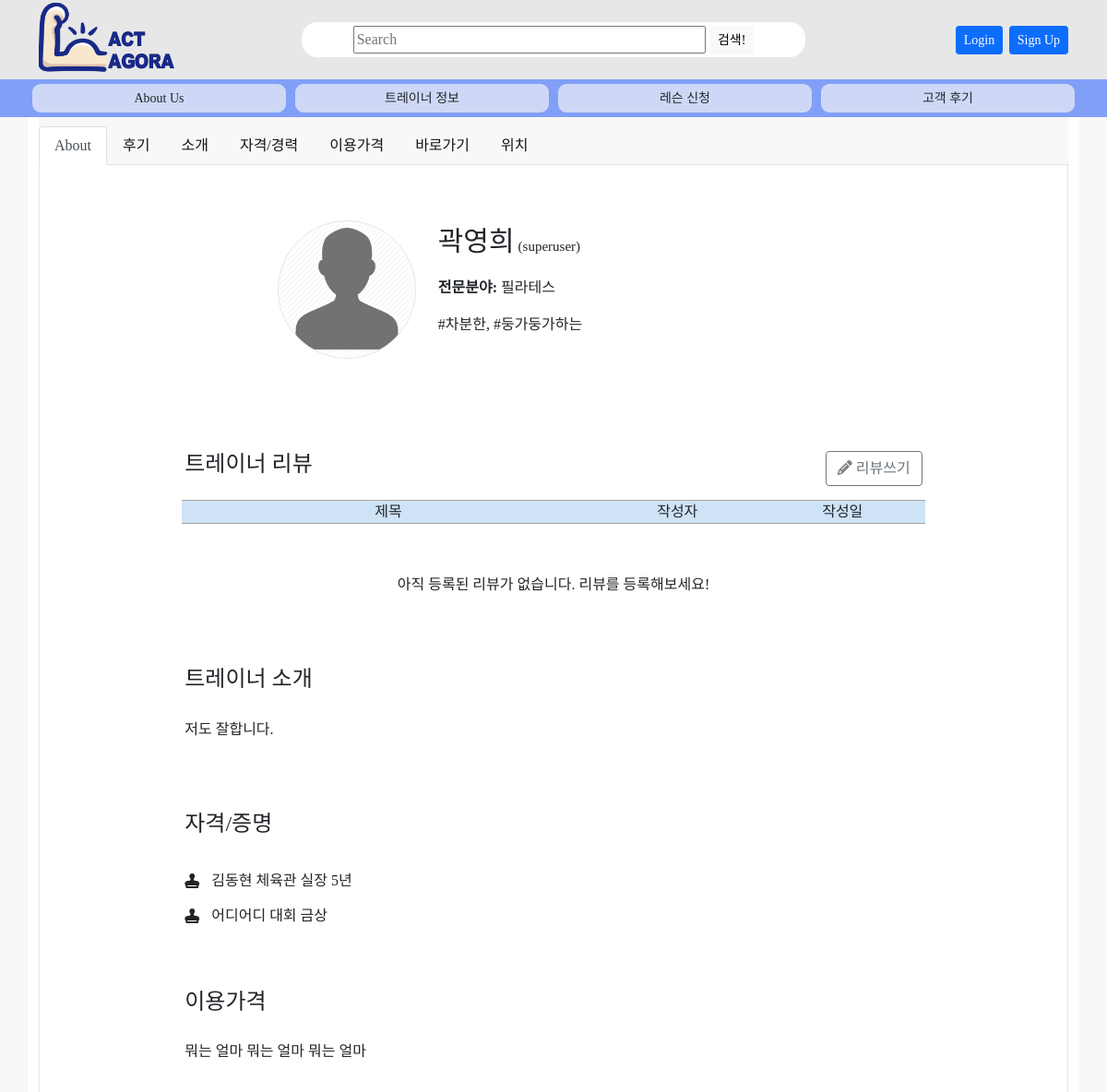
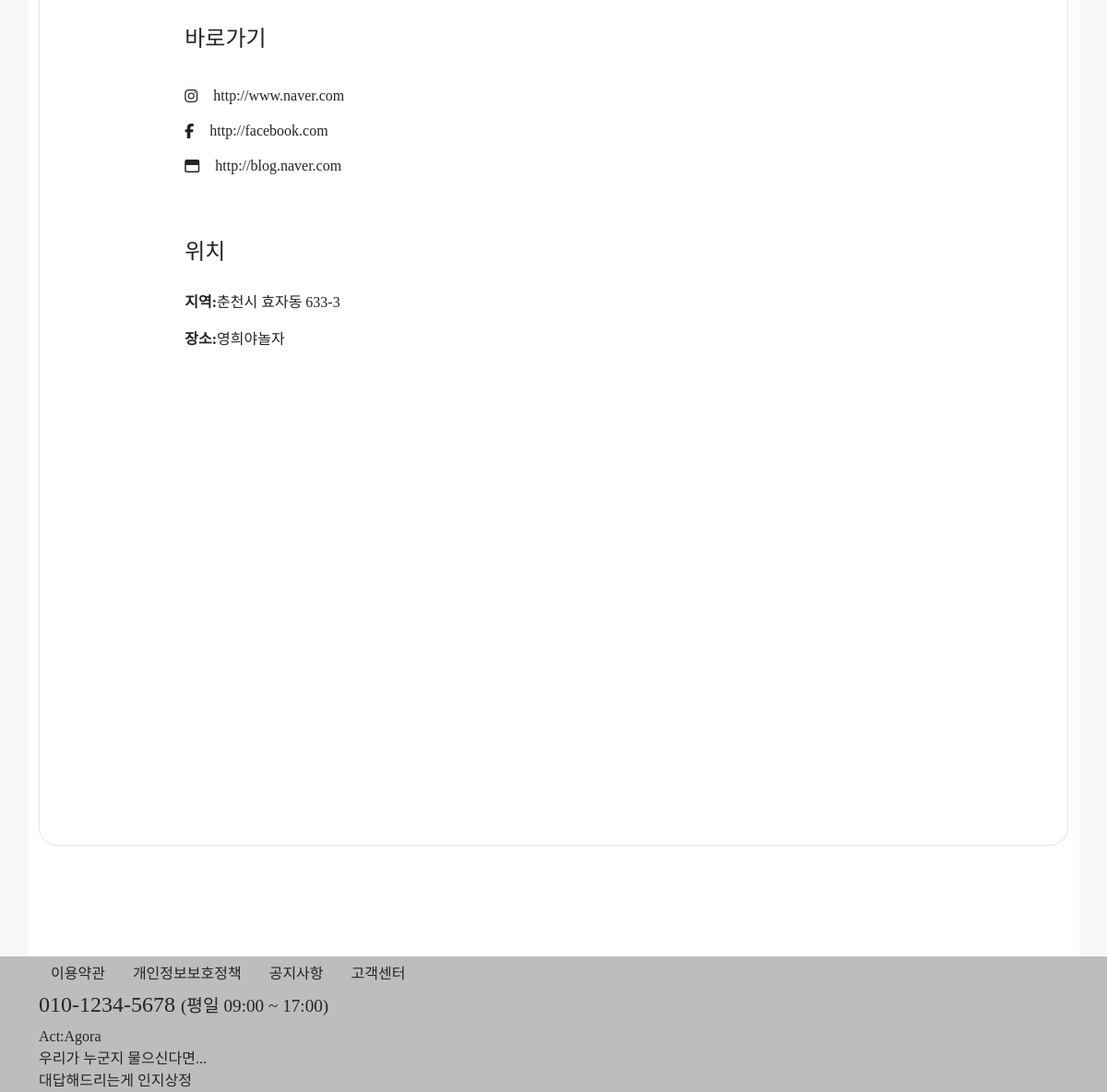
Page /trainer/31 on the committed database (2 pictures, top to bottom).
### trainer/models.py (models this page shows, shortened)
class Trainer(models.Model):
    writer = models.ForeignKey(settings.AUTH_USER_MODEL, null=True, blank=True, on_delete=models.CASCADE, verbose_name='작성자')
    name = models.CharField(max_length=10, verbose_name='이름')
    genretext = models.CharField(max_length=200, null=True)
    genre = models.ManyToManyField(Genre, blank=True, verbose_name='장르')
    address = models.CharField(max_length=40, null=True, verbose_name='지역')
    place = models.CharField(max_length=40, null=True, verbose_name='장소')
    summary = models.TextField(null=True, blank=True)
    tagtext = models.CharField(max_length=200, null=True, blank=True)
    hashtag = models.ManyToManyField(Hashtag, blank=True)
    image = ProcessedImageField(
        upload_to=get_profile_image_path, processors=[ResizeToFill(width=500, height=500, upscale=False)],
        null=True, blank=True,
        format='JPEG', options={'quality': 90}, verbose_name="프로필 이미지"
    )
    imagename = models.CharField(max_length=64, null=True, blank=True, verbose_name='이미지파일')
    cert1, cert2, cert3, cert4, cert5, cert6, cert7, cert8, cert9, cert10 = [
        models.CharField(max_length=40, null=True, blank=True) for i in range(10)
    ]
    certimg1, certimg2, certimg3, certimg4, certimg5, certimg6, certimg7, certimg8, certimg9, certimg10 = [
        ProcessedImageField(
            upload_to=get_profile_image_path, processors=[Resize(width=500, height=None, upscale=False)],
            null=True, blank=True, format='JPEG', options={'quality': 90}
        ) for i in range(10)
    ]
    sns1, sns2, sns3, sns4, sns5 = [
        models.CharField(max_length=256, null=True, blank=True) for i in range(5)
    ]
    def display_genre(self):
        """Create a string for the Genre. This is required to display genre in Admin."""
        return ', '.join(genre.name for genre in self.genre.all()[:3])
    display_genre.short_description = 'Genre'
    class Meta:
        db_table = '트레이너'
        verbose_name = '트레이너'
        verbose_name_plural = '트레이너'

class Genre(models.Model):
    name = models.CharField(max_length=200, help_text='Enter a class genre (e.g. PT, yoga, pilates')
    def __str__(self):
        return self.name

class Hashtag(models.Model):
    name = models.CharField(max_length=20, unique=True, help_text='Enter a feature of trainer.')
    def __str__(self):
        return self.name

### accounts/models.py (models this page shows)
class User(AbstractBaseUser, PermissionsMixin):
    objects = UserManager()
    user_id = models.CharField(max_length=17, verbose_name="아이디", unique=True)
    password = models.CharField(max_length=256, verbose_name="비밀번호")
    email = models.EmailField(max_length=128, verbose_name="이메일", null=True, unique=True)
    hp = models.IntegerField(verbose_name="핸드폰번호", null=True, unique=True)
    name = models.CharField(max_length=8, verbose_name="이름", null=True)
    level = models.CharField(choices=LEVEL_CHOICES, max_length=18, verbose_name="등급", default=3)
    auth = models.CharField(max_length=10, verbose_name="인증번호", null=True)
    date_joined = models.DateTimeField(auto_now_add=True, verbose_name='가입일', null=True, blank=True)
    is_active = models.BooleanField(default=True)
    is_admin = models.BooleanField(default=False)
    is_staff = models.BooleanField(default=False)
    is_superuser = models.BooleanField(default=False)
    USERNAME_FIELD = 'user_id'
    REQUIRED_FIELDS = ['email']
    def __str__(self):
        return self.user_id
    class Meta:
        db_table = "회원목록"
        verbose_name = "사용자"
        verbose_name_plural = "사용자"

### trainer/views.py (the view)
# urls.py: path('trainer/<int:pk>', views.trainer_detail_view, name='trainer-detail'),
def trainer_detail_view(request, pk):
    trainer = get_object_or_404(Trainer, pk=pk)
    request.session['trainer_id'] = trainer.writer_id
    if request.user == trainer.writer:
        trainer_auth = True
    else:
        trainer_auth = False
    context = {
        'trainer': trainer,
        'trainer_auth': trainer_auth,
    }
    trainer_review = Review.objects.filter(trainer=trainer)
    if len(trainer_review) > 5:
        context['is_paginated'] = True
    paginator = Paginator(trainer_review, 5)
    page_numbers_range = 5
    max_index = len(paginator.page_range)
    page = request.GET.get('page')
    current_page = int(page) if page else 1
    start_index = int((current_page - 1) / page_numbers_range) * page_numbers_range
    end_index = start_index + page_numbers_range
    if end_index >= max_index:
        end_index = max_index
    page_range = paginator.page_range[start_index:end_index]
    page_obj = paginator.get_page(page)
    context['page_range'] = page_range
    context['page_obj'] = page_obj
    return render(request, 'trainer/trainer_detail.html', context)

### templates/trainer/trainer_detail.html (shortened to what this page needs)
{% extends 'base.html' %}
{% block contents %}
<nav id="nav" style="position: sticky; top: 0; padding-top: 10; background-color: #F8F8F8">
    <div class="nav nav-tabs" id="nav-tab" role="tablist">
        <a class="nav-link active" id="tab1" data-bs-toggle="tab" href="#1" role="tab" aria-controls="tab1" aria-selected="true">About</a>
        <a class="nav-link" id="tab2" data-bs-toggle="tab" href="#2" role="tab" aria-controls="tab2" aria-selected="false">후기</a>
        <a class="nav-link" id="tab3" data-bs-toggle="tab" href="#3" role="tab" aria-controls="tab3" aria-selected="false">소개</a>
        <a class="nav-link" id="tab4" data-bs-toggle="tab" href="#4" role="tab" aria-controls="tab4" aria-selected="false">자격/경력</a>
        <a class="nav-link" id="tab5" data-bs-toggle="tab" href="#5" role="tab" aria-controls="tab5" aria-selected="false">이용가격</a>
        <a class="nav-link" id="tab6" data-bs-toggle="tab" href="#6" role="tab" aria-controls="tab6" aria-selected="false">바로가기</a>
        <a class="nav-link" id="tab7" data-bs-toggle="tab" href="#7" role="tab" aria-controls="tab7" aria-selected="false">위치</a>
    </div>
</nav>
<div class="tab-content" id="nav-tabContent" style="background-color: white; border-right: 1px solid #E6E6E6; border-left: 1px solid #E6E6E6; border-bottom: 1px solid #E6E6E6; border-radius: 0px 0px 20px 20px">
    <div class="target" id="1" role="tabpanel" aria-labelledby="tab1">
        <div class="row justify-content-center">
            <div class="col-4 col-md-3" align="right">
                {% if trainer.image %}
                <img class="img-fluid" src="{{ trainer.image.url }}" style="border-radius: 75px; max-height: 150px; border: 1px solid #E6E6E6">
                {% else %}
                <img class="img-fluid" src="/static/img/profile.png" style="border-radius: 75px; max-height: 150px; border: 1px solid #E6E6E6">
                {% endif %}
            </div>
            <div class="col-8 col-md-6" style="text-align: left">
                <p><span style="font-size: 30">{{ trainer.name }}</span>
                <span style="font-size: 15">({{ trainer.writer }})</span></p>
                <p><strong>전문분야: </strong>{% for genre in trainer.genre.all %}{{ genre }}{% if not forloop.last %}, {% endif %}{% endfor %}</p>
                <p>{% for tag in trainer.hashtag.all %}#{{ tag }}{% if not forloop.last %}, {% endif %}{% endfor %}</p>
            </div>
        </div>
    </div>
    <div class="target" id="2" role="tabpanel" aria-labelledby="tab2">
        <div class="row justify-content-center">
            <div class="col-8 col-md-6">
                <h4>트레이너 리뷰</h4>
            </div>
            <div class="col-4 col-md-3" style="text-align: right">
                <a href="{% url 'review:review-new' %}"><button class="btn btn-outline-secondary"><i class="fas fa-pencil-alt" style="color: gray"></i> 리뷰쓰기</button></a>
            </div>
            <div class="row justify-content-center" style="margin-top: 15; margin-bottom: 4">
                <div class="board-top col-7 col-md-5">제목</div>
                <div class="board-top col-3 col-md-2">작성자</div>
                <div class="board-top col-2 col-md-2">작성일</div>
            </div>
            {% if page_obj %}
            {% for review in page_obj %}
            <a href="{{ review.get_absolute_url }}">
                <div class="row justify-content-center" style="margin-top: 3; margin-bottom: 3; padding: 0 10 0 10">
                    <div class="board-content col-7 col-md-5">{{ review.title }}</div>
                    <div class="board-content col-3 col-md-2" style="text-align: center">{{ review.writer }}</div>
                    <div class="board-content col-2 col-md-2" style="text-align: center">{{ review.date|date:"n월j일" }}</div>
                </div>
            </a>
            {% endfor %}
            {% else %}
            <div class="row">
                <div class="col-12" style="text-align: center; margin-top: 50">
                    <p>아직 등록된 리뷰가 없습니다. 리뷰를 등록해보세요!</p>
                </div>
            </div>
            {% endif %}
        </div>
    </div>
    <div class="target" id="3" role="tabpanel" aria-labelledby="tab3">
        <div class="row justify-content-center">
            <div class="col-12 col-md-9" style="padding-bottom: 20px">
                <h4>트레이너 소개</h4>
            </div>
            <div class="col-12 col-md-9">
                {{ trainer.summary | safe }}
            </div>
        </div>
    </div>
    <div class="target" id="4" role="tabpanel" aria-labelledby="tab4">
        <div class="row justify-content-center">
            <div class="col-12 col-md-9">
                <div style="padding-bottom: 20px">
                    <h4>자격/증명</h4>
                </div>
                {% if trainer.cert1 %}
                <div>
                    {% if trainer.certimg1 %}
                    <i class="fas fa-stamp" style="vertical-align: middle"></i><button class="btn" data-bs-toggle="modal" data-bs-target="#certimg1"> {{ trainer.cert1 }}</button>
                    <div class="modal fade" id="certimg1" tabindex="-1" aria-labelledby="certimg1" aria-hidden="true">
                        <div class="modal-dialog">
                            <div class="modal-content">
                                <button type="button" class="btn-close" data-bs-dismiss="modal" aria-label="Close"></button>
                                <img src="{{ trainer.certimg1.url }}">
                            </div>
                        </div>
                    </div>
                    {% else %}
                    <i class="fas fa-stamp" style="vertical-align: middle"></i><button class="btn"> {{ trainer.cert1 }}</button>
                    {% endif %}
                </div>
                {% endif %}
                {% if trainer.cert2 %}
                <div>
                    {% if trainer.certimg2 %}
                    <i class="fas fa-stamp" style="vertical-align: middle"></i><button class="btn" data-bs-toggle="modal" data-bs-target="#certimg2"> {{ trainer.cert2 }}</button>
                    {% else %}
                    <i class="fas fa-stamp" style="vertical-align: middle"></i><button class="btn"> {{ trainer.cert2 }}</button>
                    {% endif %}
                </div>
                {% endif %}
            </div>
        </div>
    </div>
    <div class="target" id="5" role="tabpanel" aria-labelledby="tab5">
        <div class="row justify-content-center">
            <div class="col-12 col-md-9">
                <div style="padding-bottom: 20px">
                    <h4>이용가격</h4>
                </div>
                <div>
                    뭐는 얼마
                    뭐는 얼마
                    뭐는 얼마
                </div>
            </div>
        </div>
    </div>
    <div class="target" id="6" role="tabpanel" aria-labelledby="tab6">
        <div class="row justify-content-center">
            <div class="col-12 col-md-9">
                <div style="padding-bottom: 20px">
                    <h4>바로가기</h4>
                </div>
                {% if trainer.sns1 %}
                <div>
                    <i class="fab fa-instagram" style="vertical-align: middle"></i>
                    <a href="{{ trainer.sns1 }}" target="_blank"><button class="btn">{{ trainer.sns1 }}</button></a>
                </div>
                {% endif %}
                {% if trainer.sns2 %}
                <div>
                    <i class="fab fa-facebook-f" style="vertical-align: middle"></i>
                    <a href="{{ trainer.sns2 }}" target="_blank"><button class="btn">{{ trainer.sns2 }}</button></a>
                </div>
                {% endif %}
                {% if trainer.sns3 %}
                <div>
                    <i class="far fa-window-maximize" style="vertical-align: middle"></i>
                    <a href="{{ trainer.sns3 }}" target="_blank"><button class="btn">{{ trainer.sns3 }}</button></a>
                </div>
                {% endif %}
            </div>
        </div>
    </div>
    <div class="target" id="7" role="tabpanel" aria-labelledby="tab7">
        <div class="row justify-content-center">
            <div class="col-12 col-md-9">
                <div style="padding-bottom: 20px">
                    <h4>위치</h4>
                </div>
                <div>
                    <p><strong>지역:</strong>{{ trainer.address }}</p>
                    <p><strong>장소:</strong>{{ trainer.place }}</p>
                    <div id="map" style="width: 100%; height:400px;"></div>
                    <p>&nbsp;</p>
                    <p>&nbsp;</p>
                    <p>&nbsp;</p>
                </div>
            </div>
        </div>
    </div>
</div>
{% endblock %}

### static/css/styles.css (style rules this page uses)
body { font-family: NotoSansKR; background-color: #BDBDBD; margin: 0; padding: 0; }
a:link { text-decoration: none; color: #151515; }
button { vertical-align: middle; }
.board-top { text-align: center; border-top: 1px solid #A4A4A4; border-bottom: 1px solid #A4A4A4; background-color: #CEE3F6; }
.target { padding: 60 20 0 20; }

### rows in the picture
Trainer: name "곽영희", writer "superuser", summary "저도 잘합니다.", cert1 "김동현 체육관 실장 5년", cert2 "어디어디 대회 금상", sns1 "http://www.naver.com", sns2 "http://facebook.com", sns3 "http://blog.naver.com", address "춘천시 효자동 633-3", place "영희야놀자"
Genre: name "필라테스"
Hashtag: name "차분한"
Hashtag: name "둥가둥가하는"
